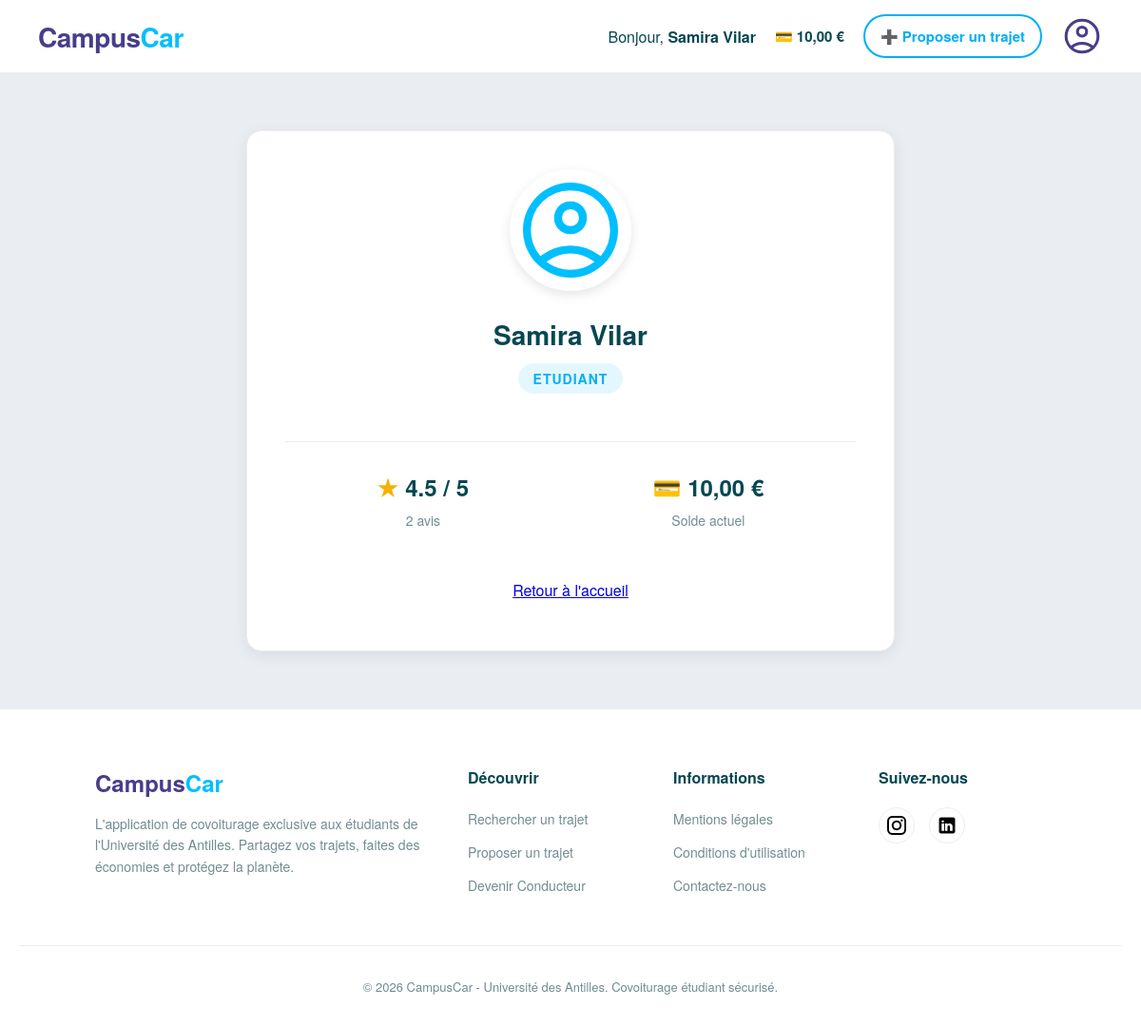
Page /index.php?action=profil (signed in) on the committed database.
### tables this page shows
CREATE TABLE IF NOT EXISTS `utilisateur` (
  `id_utilisateur` int NOT NULL AUTO_INCREMENT,
  `id_sesame` varchar(50) NOT NULL,
  `mot_de_passe` varchar(255) NOT NULL,
  `nom` varchar(100) DEFAULT NULL,
  `prenom` varchar(100) DEFAULT NULL,
  `role` varchar(20) DEFAULT 'etudiant',
  `solde_virtuel` decimal(6,2) DEFAULT '10.00',
  `note_moyenne_calc` decimal(3,2) DEFAULT '0.00',
  PRIMARY KEY (`id_utilisateur`),
  UNIQUE KEY `id_utilisateur` (`id_utilisateur`),
  UNIQUE KEY `id_sesame` (`id_sesame`)
);

### controllers/ProfileController.php (called while the page is built, shortened)
<?php
class ProfileController {
    public function showProfil() {
        require_once __DIR__ . '/../models/UserModel.php';
        $userModel = new UserModel();
        $infos_user = $userModel->getUtilisateurById($_SESSION['user_id']);
        $evaluations = $userModel->getMoyenneNotes($_SESSION['user_id']);
        if ($evaluations['moyenne'] !== null) {
            $note_moyenne = round($evaluations['moyenne'], 1) . ' / 5';
            $total_avis = $evaluations['total_avis'] . ' avis';
        } else {
            $note_moyenne = "Nouveau";
            $total_avis = "0 avis";
        }
        require_once __DIR__ . '/../views/profil.php';
    }
}
?>

### models/UserModel.php (called while the page is built, shortened)
<?php
require_once 'Database.php';
class UserModel {
    private $conn;
    private $table_name = "UTILISATEUR";
    public function __construct() {
        $database = new Database();
        $this->conn = $database->getConnection();
    }
    public function getUtilisateurById($id_utilisateur) {
        $query = "SELECT * FROM " . $this->table_name . " WHERE id_utilisateur = :id LIMIT 1";
        $stmt = $this->conn->prepare($query);
        $stmt->bindParam(':id', $id_utilisateur, PDO::PARAM_INT);
        $stmt->execute();
        return $stmt->fetch(PDO::FETCH_ASSOC);
    }
    public function getMoyenneNotes($id_utilisateur) {
        $query = "SELECT AVG(note_etoiles) as moyenne, COUNT(note_etoiles) as total_avis
                  FROM evaluer WHERE id_evalue = :id";
        $stmt = $this->conn->prepare($query);
        $stmt->bindParam(':id', $id_utilisateur, PDO::PARAM_INT);
        $stmt->execute();
        return $stmt->fetch(PDO::FETCH_ASSOC);
    }
}
?>

### models/Database.php (called while the page is built, shortened)
<?php
class Database {
    private $host = "localhost";
    private $db_name = "campuscar";
    private $username = "root";
    private $password = "";
    public function getConnection() {
        $this->conn = null;
        try {
            $this->conn = new PDO("mysql:host=" . $this->host . ";dbname=" . $this->db_name . ";charset=utf8", $this->username, $this->password);
            $this->conn->setAttribute(PDO::ATTR_ERRMODE, PDO::ERRMODE_EXCEPTION);
        } catch(PDOException $exception) {
            echo "Erreur de connexion : " . $exception->getMessage();
        }
        return $this->conn;
    }
}
?>

### views/profil.php (the view, shortened to what this page needs)
<?php include __DIR__ . '/layout/header.php'; ?>
<main>
    <div class="profile-card">
        <img src="assets/images/avatar_profil.svg" alt="Photo de profil" class="profile-avatar-large" style="object-fit: cover;">
        <h2 class="profile-name">
            <?= htmlspecialchars($infos_user['prenom']) ?> <?= htmlspecialchars($infos_user['nom']) ?>
        </h2>
        <div class="profile-role">
            <?= htmlspecialchars($infos_user['role']) ?>
        </div>
        <div class="profile-stats-container">
            <div class="stat-box">
                <div class="stat-value">
                    <span style="color: #f5b000;">★</span> <?= htmlspecialchars($note_moyenne) ?>
                </div>
                <div class="stat-label"><?= htmlspecialchars($total_avis) ?></div>
            </div>
            <div class="stat-box">
                <div class="stat-value">
                    💳 <?= number_format($infos_user['solde_virtuel'], 2, ',', ' ') ?> €
                </div>
                <div class="stat-label">Solde actuel</div>
            </div>
        </div>
        <div style="margin-top: 40px;">
            <a href="index.php" class="btn-cancel" style="display: inline-block; padding: 12px 30px; width: auto;">Retour à l'accueil</a>
        </div>
    </div>
</main>
<?php include __DIR__ . '/layout/footer.php'; ?>

### assets/css/style.css (style rules this page uses)
:root { --bbc-bleu-vif: #00aff5; --bbc-bleu-hover: #008cc5; --bbc-fonce: #054752; --bbc-gris-texte: #708c91; --bbc-fond: #ffffff; --blanc: #ffffff; --bordure: #ededed; }
body { margin: 0; padding: 0; font-family: 'Helvetica Neue', Helvetica, Arial, sans-serif; background-color: #eaedf1; color: var(--bbc-fonce); }

### views/profil.php (style rules this page uses)
.profile-card { background-color: var(--blanc); padding: 40px; border-radius: 16px; box-shadow: 0 4px 16px rgba(0,0,0,0.08); width: 100%; max-width: 600px; margin: 60px auto; border: 1px solid var(--bordure); text-align: center; }
.profile-avatar-large { width: 120px; height: 120px; border-radius: 50%; background-color: var(--bbc-fond); display: inline-flex; align-items: center; justify-content: center; border: 4px solid var(--blanc); box-shadow: 0 4px 12px rgba(0,0,0,0.1); margin-bottom: 20px; font-size: 50px; }
.profile-name { color: var(--bbc-fonce); font-size: 28px; font-weight: 800; margin: 0 0 10px 0; }
.profile-role { display: inline-block; background-color: rgba(0, 175, 245, 0.1); color: var(--bbc-bleu-vif); padding: 6px 16px; border-radius: 20px; font-weight: 700; font-size: 14px; text-transform: uppercase; letter-spacing: 1px; margin-bottom: 30px; }
.profile-stats-container { display: flex; justify-content: space-around; border-top: 1px solid var(--bordure); padding-top: 30px; margin-top: 20px; }
.stat-box { display: flex; flex-direction: column; gap: 8px; }
.stat-value { font-size: 24px; font-weight: 800; color: var(--bbc-fonce); display: flex; align-items: center; justify-content: center; gap: 8px; }
.stat-label { font-size: 14px; color: var(--bbc-gris-texte); font-weight: 500; }

### rows in the picture
utilisateur: prenom "Samira", nom "Vilar", role "ETUDIANT", solde_virtuel "10,00"

### other values in the picture
$_SESSION['user_nom'] "Samira Vilar"
$_SESSION['user_solde'] "10,00"
$note_moyenne "4.5 / 5"
$total_avis "2 avis"
